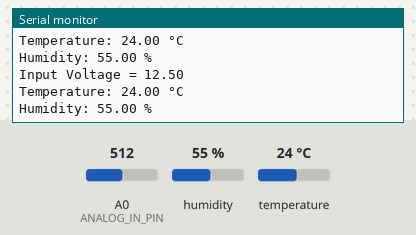
This sketch was run on a simulated Arduino Uno, built with avr-gcc and run on an emulated ATmega328P. On the bench: the last lines printed to the serial monitor. The test bench sets the inputs (shaded band); at power-on: humidity 55 %, A0 (ANALOG_IN_PIN) = 512, temperature 24 °C.

Above: at 2.8 s.
2.9 s: humidity set to 22 %
At 4.6 s:
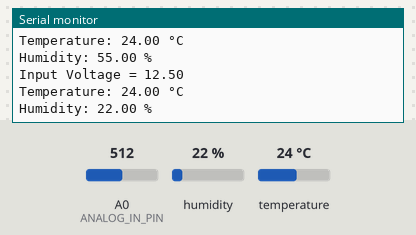
5.6 s: A0 (ANALOG_IN_PIN) set to 716
At 7.1 s:
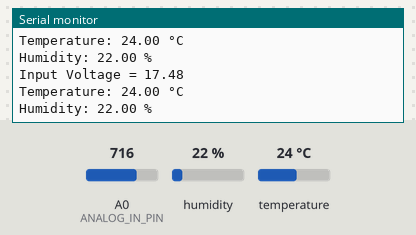
8.3 s: temperature set to 12 °C
At 10.7 s:
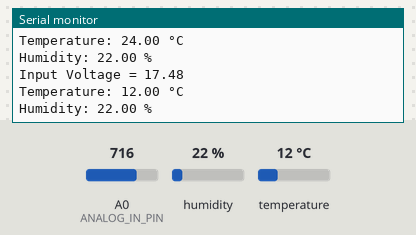
11.0 s: A0 (ANALOG_IN_PIN) set to 900
At 13.2 s:
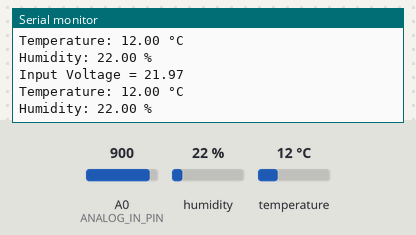
13.7 s: humidity set to 40 %
At 15.7 s:
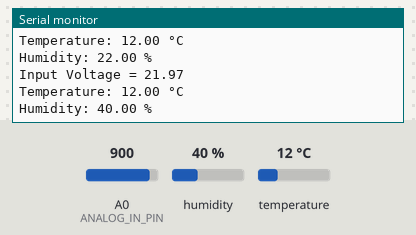
Timing chart, 0 to 17.2 s (numbered marks = the images above; inputs shaded):
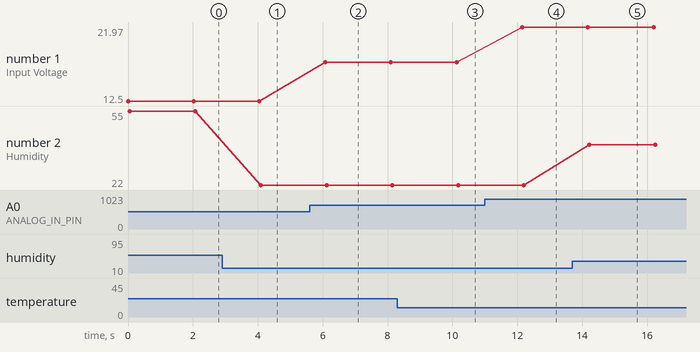

The sketch:

voltage_and_dht_sensor.ino
```cpp
// Include DHT library
#include <DHT.h>

// Pin definitions
#define ANALOG_IN_PIN A0  // Voltage sensor pin
#define DHTPIN 2          // DHT11 data pin
#define DHTTYPE DHT11     // DHT11 sensor type

// Initialize DHT sensor
DHT dht(DHTPIN, DHTTYPE);

// Variables for voltage sensor
float adc_voltage = 0.0;
float in_voltage = 0.0;
float R1 = 30000.0;  // Resistor R1 value (in ohms)
float R2 = 7500.0;   // Resistor R2 value (in ohms)
float ref_voltage = 5.0; // Reference voltage
int adc_value = 0;

void setup() {
  // Initialize serial communication
  Serial.begin(9600);

  // Initialize DHT sensor
  dht.begin();
}

void loop() {
  // Read voltage sensor
  adc_value = analogRead(ANALOG_IN_PIN);
  adc_voltage = (adc_value * ref_voltage) / 1024.0;
  in_voltage = adc_voltage * (R1 + R2) / R2;

  // Print voltage to Serial Monitor
  Serial.print("Input Voltage = ");
  Serial.println(in_voltage, 2);

  // Read DHT11 sensor
  float humidity = dht.readHumidity();
  float temperature = dht.readTemperature();

  // Check if readings are valid
  if (isnan(humidity) || isnan(temperature)) {
    Serial.println("Failed to read from DHT sensor!");
  } else {
    // Print DHT11 readings to Serial Monitor
    Serial.print("Temperature: ");
    Serial.print(temperature);
    Serial.println(" °C");
    Serial.print("Humidity: ");
    Serial.print(humidity);
    Serial.println(" %");
  }

  // Delay for readability
  delay(2000);
}
```

Measured:
- after the input at 2.9 s, the serial monitor: prints a new line after 1.2 s (image 1)
- after the input at 5.6 s, the serial monitor: prints a new line after 0.48 s (image 2)
- after the input at 8.3 s, the serial monitor: prints a new line after 1.8 s (image 3)
- after the input at 11.0 s, the serial monitor: prints a new line after 1.2 s (image 4)
- after the input at 13.7 s, the serial monitor: prints a new line after 0.53 s (image 5)
- plotted number 1: 12.5 → 17.48 after the input at 5.6 s, 17.48 → 21.97 after the input at 11.0 s
- plotted number 2: 55 → 22 after the input at 2.9 s, 22 → 40 after the input at 13.7 s
